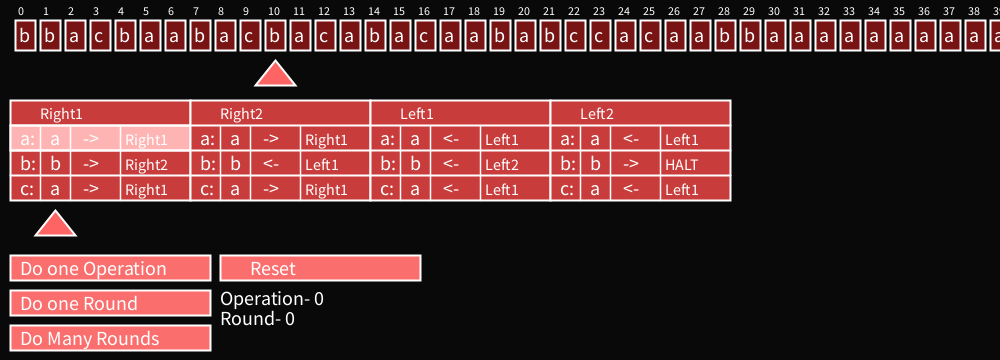
Frame 1 (no input)
Frame 60 (the mouse pressed at the canvas centre just before this capture): identical to frame 1, image omitted
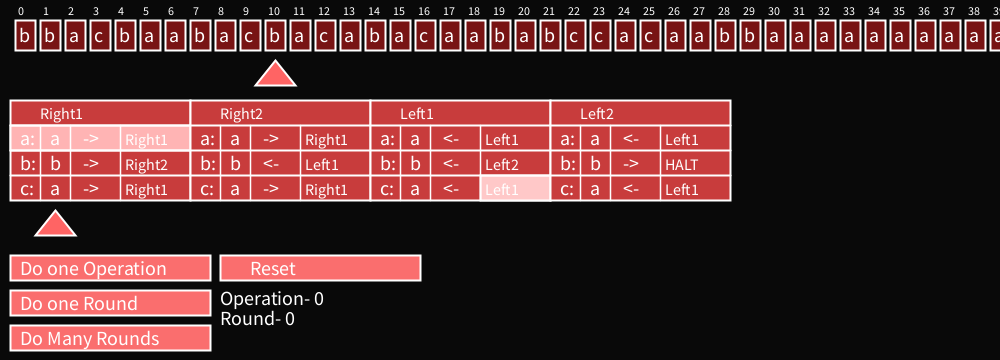
Frame 120 (the mouse held since frame 60 and released just before this capture)

The Processing sketch that drew these frames (run headless with seeded random() and noise(); from frame 60 on, the mouse is pressed at the canvas centre):

// Processing sketch: TuringMachine
// ── TuringMachine.pde
boolean MouseClicked=false;
boolean ManyRounds=false;
boolean Reset=true;
int RoundNum=0;
int OpNum=0;

State CurrState;
int CurrStateNum=1;
int CurrValue;

int InitPointNum=10;
boolean Halted=false;
String[] SymbolList={"a","b","c"}; 
int[] InitTapeList={1,1,0,2,1,0,
                   0,1,0,2,1,0,
                   2,0,1,0,2,0,
                   0,1,0,1,2,2,
                   0,2,0,0,1,1,0,0,0,0,0,0,0,0,0,0};
                   
int PointNum=10;
int[] TapeNumList=new int[InitTapeList.length];
ArrayList<State> StateList=new ArrayList<State>();
State H=new State("HALT",new int[]{1,0},new boolean[]{true,true});
void setup(){
    frameRate(60);
    size(1000, 360);
    arrayCopy(InitTapeList,TapeNumList);
    StateList.add(H);
    StateList.add(new State("Right1",new int[]{0,1,0},new boolean[]{true,true,true}));
    StateList.add(new State("Right2",new int[]{0,1,0},new boolean[]{true,false,true}));
    StateList.add(new State("Left1",new int[]{0,1,0},new boolean[]{false,false,false}));
    StateList.add(new State("Left2",new int[]{0,1,0},new boolean[]{false,true,false}));
    CurrState=StateList.get(1);
    StateList.get(1).InitStates(new int[]{1,2,1});
    StateList.get(2).InitStates(new int[]{1,3,1});
    StateList.get(3).InitStates(new int[]{3,4,3});
    StateList.get(4).InitStates(new int[]{3,0,3});
}

void draw(){
  background(9); 
  fill(0);
  strokeWeight(2);
  
  for(int i=0;i<TapeNumList.length;i++){
    fill(255);
    textSize(12);
    text(i,18+i*25,15);
    stroke(255);
    fill(120,20,20);
    if(MouseIn(15+i*25,20,20,30)){
      fill(255,200,200);
      if(MouseClicked){
        if(Reset){
          InitTapeList[i]=(InitTapeList[i]+1)%(SymbolList.length);
          arrayCopy(InitTapeList,TapeNumList);
        }else{
          TapeNumList[i]=(TapeNumList[i]+1)%(SymbolList.length);
        }
      }
    }
    rect(15+i*25,20,20,30);
    
    fill(255);
    textSize(20);
    text(SymbolList[TapeNumList[i]],19+i*25,42);
    
  }
  
  fill(255,100,100);
  triangle(25+PointNum*25,60,45+PointNum*25,85,5+PointNum*25,85);
  int ShiftAmount=0;
  if(OpNum==0){
   ShiftAmount=30;
  }else if(OpNum==1){
   ShiftAmount=70;
  }else if(OpNum==2){
   ShiftAmount=130;
  }
  triangle(25+(CurrStateNum-1)*180+ShiftAmount,135+25*SymbolList.length
  ,45+(CurrStateNum-1)*180+ShiftAmount,160+25*SymbolList.length
  ,5+(CurrStateNum-1)*180+ShiftAmount,160+25*SymbolList.length);
  
  for(int i=1;i<StateList.size();i++){
    StateList.get(i).DrawState(10+(i-1)*180,100);
  }
 
  if(MouseIn(10,275-20,200,25)){
    if(MouseClicked){
      OneStep();
    }
    fill(255,200,200);
  }else{fill(250,110,110);}
  rect(10,275-20,200,25);
  
  if(MouseIn(10,310-20,200,25)){
    fill(255,200,200);
    if(MouseClicked){
      OneStep();
      while(OpNum!=0){
        OneStep();
      }
    }
  }else{fill(250,110,110);}
  rect(10,310-20,200,25);
  
  if(MouseIn(10,345-20,200,25)){
    fill(255,200,200);
    if(MouseClicked){
      ManyRounds= !ManyRounds;
    }
  }else{fill(250,110,110);}
  rect(10,345-20,200,25);
  
  if(MouseIn(220,275-20,200,25)){
    fill(255,200,200);
    if(MouseClicked){
      ManyRounds=false;
      Reset();
    }
  }else{fill(250,110,110);}
  rect(220,275-20,200,25);
  
  fill(255);
  textSize(20);
  text("Do one Operation",20,275);
  text("Do one Round",20,310);
  if(ManyRounds){
    text("Stop doing Rounds",20,345);
    if(frameCount%15==0){
      OneStep();
    }
  }else{
    text("Do Many Rounds",20,345);
  }
  text("Reset",250,275);
  
  text("Operation- "+OpNum,220,305);
  text("Round- "+RoundNum,220,325);
  if(!Reset){
    text("Running",220,345);
  }
  MouseClicked=false;
}
void OneStep(){
  Reset=false;
  if(Halted==false){
    if(OpNum==0){
      CurrValue=TapeNumList[PointNum];
      CurrState.SetSymbol(CurrValue);
      OpNum++;
    }else if(OpNum==1){
      CurrState.SetDirection(CurrValue);
      OpNum++;
    }else if(OpNum==2){
       CurrState.SetNextState(CurrValue);
       if(CurrState.StateName=="HALT"){
         Halted=true;
       }
       OpNum=0;
       RoundNum++;
    }
  }
}
void Reset(){
      Reset=true;
      arrayCopy(InitTapeList,TapeNumList);
      PointNum=InitPointNum;
      CurrState=StateList.get(1);
      CurrStateNum=1;
      Halted=false;
      OpNum=0;
      RoundNum=0; 
}
void mouseClicked(){
  MouseClicked=true;
}
void mouseReleased(){
 // MouseClicked=false;
}

// ── Interact.pde
boolean MouseIn(int x,int y,int Width,int Height){
  return (mouseX>x)&&(mouseX<x+Width)&&(mouseY>y)&&(mouseY<y+Height);
}
// ── State.pde
class State{
  int[] WriteSymbols;
  boolean[] MoveRight;
  int[] NextState;
  ArrayList<State> NextStates= new ArrayList<State>();
  String StateName;
  int Width=180;
  State(String dName,int[] dSymbols,boolean[] dMove){
    StateName=dName;
    WriteSymbols=expand(dSymbols,SymbolList.length);
    MoveRight=expand(dMove,SymbolList.length);
    //NextStates=dStates;
  }
  void InitStates(int[]StateNums){
    NextState=StateNums;
    SetStates();
  }
  void SetStates(){
    NextStates=new ArrayList<State>();
    for(int i=0;i<NextState.length;i++){
       NextStates.add(StateList.get(NextState[i]));
    }
  }
  void DrawState(int x,int y){
    int Height=25*SymbolList.length;
    fill(200,60,60);
    rect(x,y,Width,25+Height);
    if((this==CurrState)){
       fill(255,180,180);
       rect(x,25+25*CurrValue+y,Width,25);
    }
    textSize(16);
    fill(255);
    text(StateName,x+30,19+y);
    if(StateName!="HALT"){
      for(int i=0;i<SymbolList.length;i++){
        if(Reset){
          fill(255,200,200);
          if(MouseIn(x+30,25+25*i+y,30,25)){
            rect(x+30,25+25*i+y,30,25);
            if(MouseClicked){
              WriteSymbols[i]=(WriteSymbols[i]+1)%(WriteSymbols.length);
            }
          }
          if(MouseIn(x+60,25+25*i+y,50,25)){
            rect(x+60,25+25*i+y,50,25);
            if(MouseClicked){
              MoveRight[i]=!MoveRight[i];
            }
          }
          if(MouseIn(x+110,25+25*i+y,Width-110,25)){
            rect(x+110,25+25*i+y,Width-110,25);
            if(MouseClicked){
              NextState[i]= (NextState[i]+1)%(StateList.size());
              SetStates();
            }
          }
        }
        line(x,25+25*i+y,x+ Width,25+25*i+y);
        fill(255);
        textSize(20);
        text(SymbolList[i]+":",x+10,25+25*i+20+y);
        text(SymbolList[WriteSymbols[i]],x+40,25+25*i+20+y);
        if(MoveRight[i]){
          text("->",x+73,25+25*i+20+y);
        }else{
          text("<-",x+73,25+25*i+20+y);
        }
        textSize(16);
        text(NextStates.get(i).StateName,x+115,25+25*i+20+y);
      }
      strokeWeight(1.5);
      line(x+30,y+25,x+30,y+25+Height);
      line(x+60,y+25,x+60,y+25+Height);
      line(x+110,y+25,x+110,y+25+Height);
      strokeWeight(2);
    }
  }
  void SetSymbol(int Value){
    TapeNumList[PointNum]=WriteSymbols[Value];
  }
  void SetDirection(int Value){
    if(MoveRight[Value]){
        PointNum++;
      }else{
        PointNum--;
    }
  }
  void SetNextState(int Value){
    CurrStateNum=NextState[CurrValue];
    CurrState=NextStates.get(Value);
  }
}
